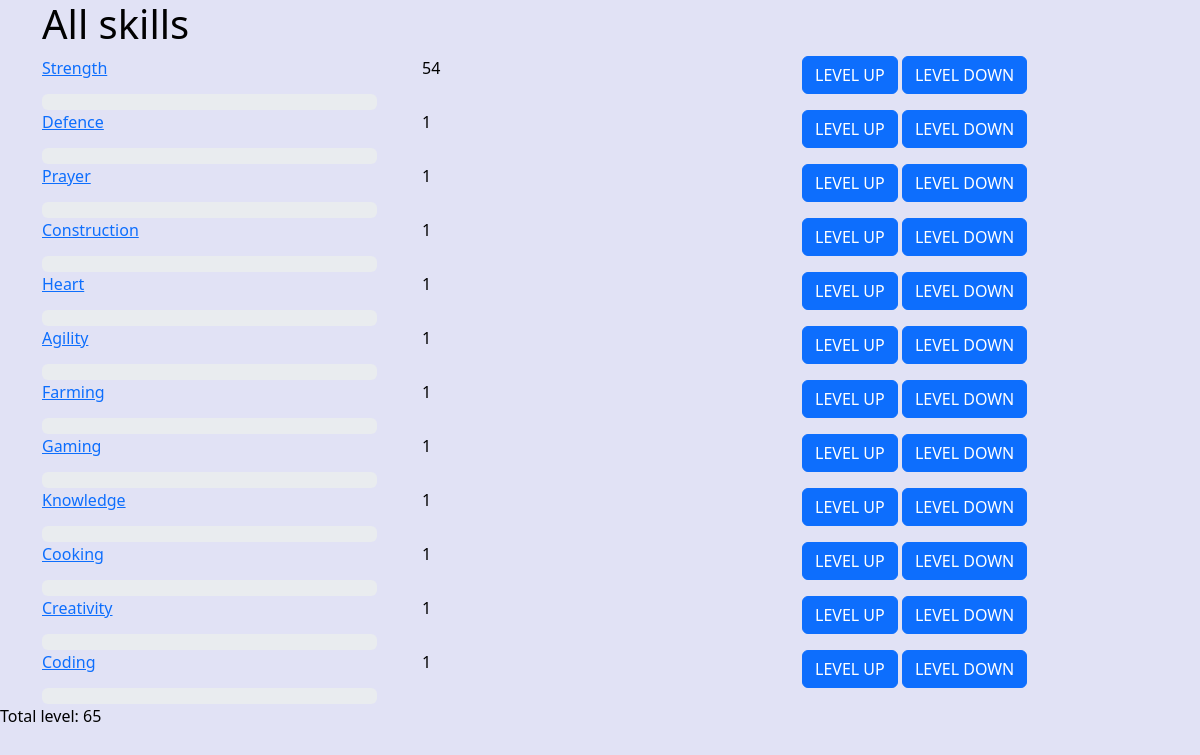
Before: / with the older database file.
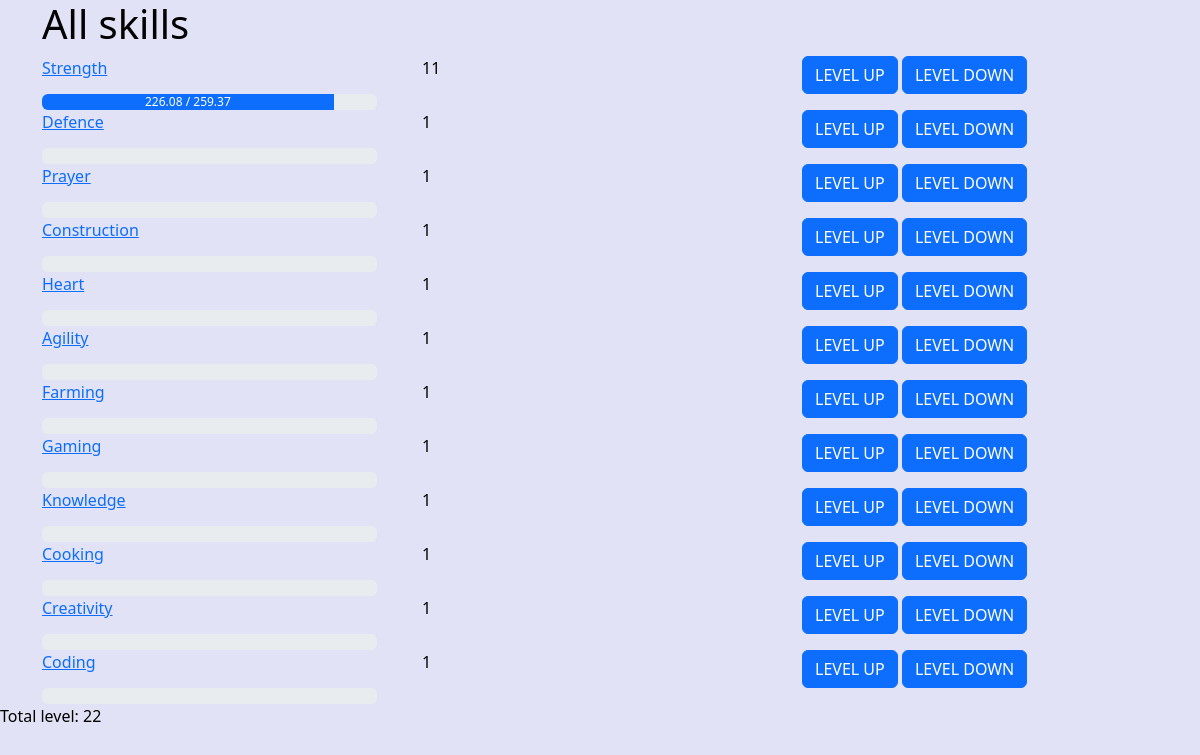
After: the same page with the newer database file.
### app.py (models this page shows)
class Skill(db.Model):
    id = db.Column(db.Integer, primary_key=True)
    name = db.Column(db.String(50), nullable=False)
    level = db.Column(db.Integer, nullable=False)
    experience = db.Column(db.Float, default=0)
    description = db.Column(db.String(500), nullable=True)
    challenges = db.relationship('Challenge', backref='skill', lazy=True)

### app.py (the view)
@app.route('/')
def first_page():
    skills = Skill.query.all()
    for skill in skills:
        skill.required_experience = 100 * pow(1.1, skill.level-1)
        skill.required_experience = round(skill.required_experience, 2)
    return render_template("front.html", skills=skills, totalLevel=sum(skill.level for skill in skills))

### templates/front.html (shortened to what this page needs)
<!DOCTYPE html>
<html lang="en">
<head>
    <link rel="stylesheet" href="https://cdn.jsdelivr.net/npm/bootstrap@5.2.3/dist/css/bootstrap.min.css">
    <link rel="stylesheet" type="text/css" href="{{ url_for('static',filename='styles/main.css') }}">
</head>
<body>
    <div class="container">
        <h1>All skills</h1>
        {% if skills|length > 0 %}
            {% for skill in skills %}
            <div class="row mb-12">
                <div class="col-md-4">
                    <a href="#challenges-{{ skill.id }}" class="skill-name" data-bs-toggle="collapse" data-bs-placement="top" title="{{ skill.description }}">{{ skill.name }}</a>
                </div>
                <div class="col-md-4">{{ skill.level }}</div>
                <div class="col-md-4">
                    <form method="post" action="{{ url_for('update_skill_up') }}" style="display: inline;">
                        <button type="submit" class="btn btn-primary">LEVEL UP</button>
                    </form>
                    <form method="post" action="{{ url_for('update_skill_down') }}" style="display: inline;">
                        <button type="submit" class="btn btn-primary">LEVEL DOWN</button>
                    </form>
                </div>
            </div>
            <div class="progress" style="width: 30%;">
                <div class="progress-bar" role="progressbar" style="width: {{ skill.experience / skill.required_experience * 100 }}%;" aria-valuenow="{{ skill.experience }}" aria-valuemin="0" aria-valuemax="100"> {{ (skill.experience)|round(2) }} / {{ skill.required_experience }} </div>
            </div>
            {% endfor %}
        {% endif %}
    </div>
   <p> Total level: {{ totalLevel }} </p>
</body>
</html>

### templates/front.html (style rules this page uses)
body { background-color: #e1e2f5; color: black; }

Changed rows visible on the page:
changed Skill "Strength": level "54" → "11"; experience (not shown) → "226.08"; required_experience (not shown) → "259.37"
Other visible differences:
{{ totalLevel }}: "65" → "22"
